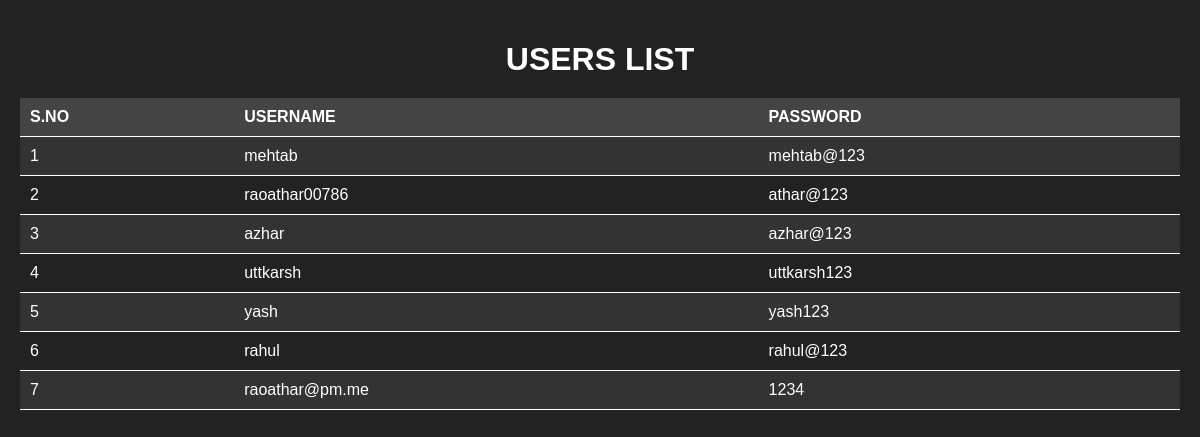
/users, run on an earlier commit of the app's database.
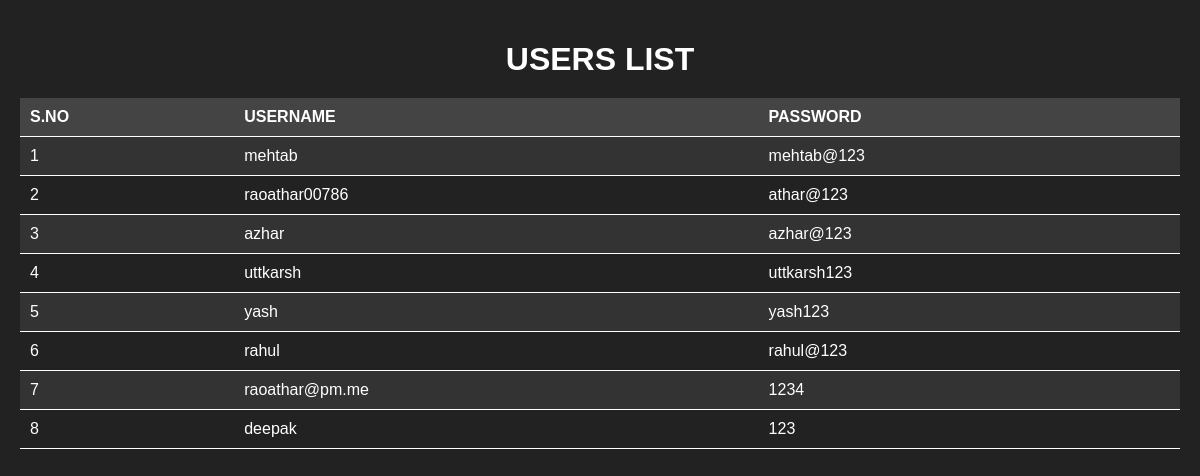
And on a later commit of the database.
### tables this page shows
CREATE TABLE users (
            id INTEGER PRIMARY KEY AUTOINCREMENT,
            username TEXT NOT NULL,
            password TEXT NOT NULL
        );

### app.py (the view)
@app.route('/users')
def users():
    db = get_db()
    cursor = db.cursor()
    cursor.execute('SELECT * FROM users')
    users = cursor.fetchall()
    return render_template('users.html', users=users)

### app.py (called while the page is built)
def get_db():
    db = getattr(g, '_database', None)
    if db is None:
        db = g._database = sqlite3.connect(app.config['DATABASE'])
    return db

### templates/users.html (shortened to what this page needs)
<!DOCTYPE html>
<html>
<head>
</head>
<body>
    <h1>USERS LIST</h1>
    <table>
        <tr>
            <th>S.NO</th>
            <th>USERNAME</th>
            <th>PASSWORD</th>
        </tr>
        {% for user in users %}
        <tr>
            <td>{{ user[0] }}</td>
            <td>{{ user[1] }}</td>
            <td>{{ user[2] }}</td>
        </tr>
        {% endfor %}
    </table>
</body>
</html>

### templates/users.html (style rules this page uses)
body { background-color: #222; color: #fff; font-family: Arial, sans-serif; margin: 0; padding: 20px; display: flex; flex-direction: column; align-items: center; justify-content: flex-start; }
h1 { margin-bottom: 20px; text-align: center; }
table { width: 100%; border-collapse: collapse; margin-bottom: 20px; }
table th { background-color: #444; color: #fff; padding: 10px; text-align: left; border-bottom: 1px solid #fff; }
table td { padding: 10px; border-bottom: 1px solid #fff; }
tr:nth-child(even) { background-color: #333; }

What changed in the data, as far as the page shows it:
added users: id "8", username "deepak", password "123"
